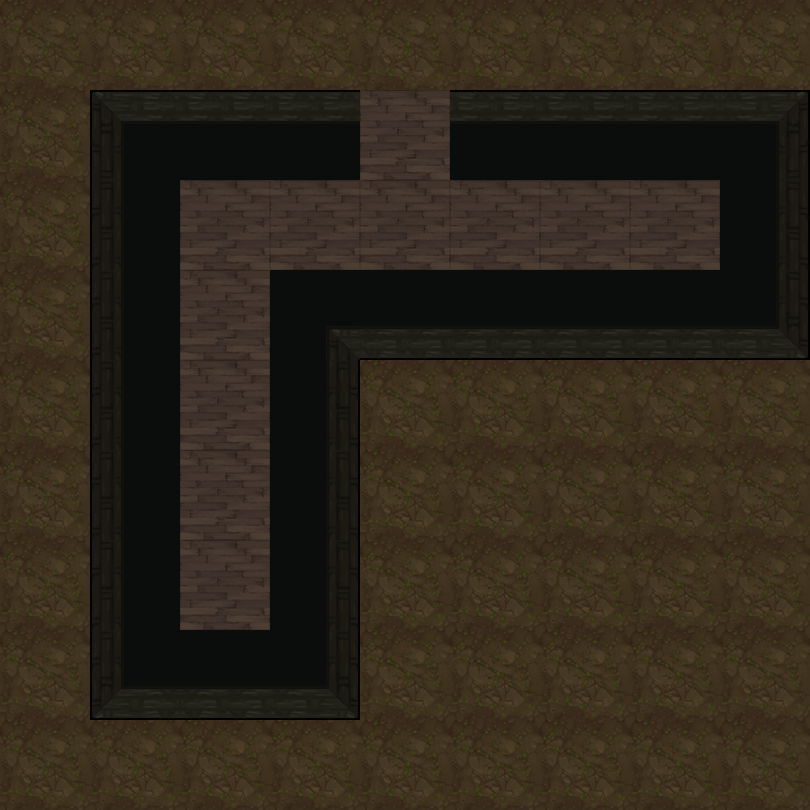

Tiled map render using the project's own tile images. Description and the map definition, with tile-layer contents summarised, below:
An orthogonal 9x9 tile map with 90x90 px tiles, 2 tile layers (地形, 障碍) and 12 objects (8x map, 2x spring, bed, door).

<map version="1.5" tiledversion="1.7.2" orientation="orthogonal" renderorder="right-down" width="9" height="9" tilewidth="90" tileheight="90" infinite="0" nextlayerid="4" nextobjectid="19">
 <tileset firstgid="1" name="1" tilewidth="90" tileheight="90" tilecount="100" columns="10">
  <image source="4.png" trans="ff00ff" width="900" height="900" />
 </tileset>
 <layer id="1" name="地形" width="9" height="9">
  <data>[81 cells, 81 non-empty, 2 distinct tile ids]</data>
 </layer>
 <layer id="2" name="障碍" width="9" height="9">
  <data>[81 cells, 25 non-empty, 9 distinct tile ids]</data>
 </layer>
 <objectgroup id="3" name="对象">
  <object id="1" name="bed" x="180" y="540" width="90" height="90" />
  <object id="2" name="map" x="180" y="360" width="90" height="90" />
  <object id="6" name="map" x="180" y="180" width="90" height="90" />
  <object id="7" name="map" x="180" y="270" width="90" height="90" />
  <object id="10" name="map" x="180" y="450" width="90" height="90" />
  <object id="11" name="map" x="540" y="180" width="90" height="90" />
  <object id="13" name="map" x="360" y="180" width="90" height="90">
   <properties>
    <property name="weapon" type="int" value="1" />
   </properties>
  </object>
  <object id="14" name="map" x="450" y="180" width="90" height="90">
   <properties>
    <property name="weapon" type="int" value="2" />
   </properties>
  </object>
  <object id="15" name="map" x="270" y="180" width="90" height="90">
   <properties>
    <property name="weapon" type="int" value="3" />
   </properties>
  </object>
  <object id="16" name="spring" x="0" y="180" width="90" height="90">
   <properties>
    <property name="direction" value="2" />
   </properties>
  </object>
  <object id="17" name="spring" x="630" y="180" width="90" height="90">
   <properties>
    <property name="direction" value="1" />
   </properties>
  </object>
  <object id="18" name="door" x="360" y="90" width="90" height="90">
   <properties>
    <property name="LorR" type="int" value="1" />
    <property name="motion" type="int" value="4" />
    <property name="rotate" type="int" value="0" />
   </properties>
  </object>
 </objectgroup>
</map>
